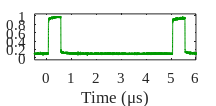

Write MATLAB code to recreate this figure.
clear all;
close all;
set(0,'DefaultTextFontname', 'Times New Roman')
set(0,'DefaultTextFontSize', 11)
% set(gcf, 'PaperSize', [8.5 6]); %size in cm

% load('results.mat')
% [frequ ampl] = textread(['ttl8ttlovercq1_TWGMRmd138666_TLasmd2460Uatto2dV0.00666UtisalamV6666.dat'],'%f %f', 'delimiter', ',');
set(gcf,'WindowStyle','docked')

exp_pulse = load('ttl8ttlovercq1_TWGMRmd138666_TLasmd2460Uatto2dV0.00666UtisalamV6666.mat');

time_s = exp_pulse.results.X1;
time_mus = time_s.*10^6 + .5;
frequ_MHz = exp_pulse.results.x1MHz;
pulse_greenDet_V = exp_pulse.results.Y2;

%EVALUATION
frequ_MHz = frequ_MHz - 0;
% stretch = 7.8/6.9;
stretch = 1;
frequ_MHz = stretch.*frequ_MHz;

clf
% set(gcf,'WindowStyle','docked')
hold on
    plot(time_mus,pulse_greenDet_V / max(pulse_greenDet_V),'Color',[0 .604 0],'MarkerSize',8,'LineWidth',.8)
hold off

% title('file: ttl8ttlovercq1_TWGMRmd138666_TLasmd2460Uatto2dV0.00666UtisalamV6666.mat','FontSize',6,'FontName','Times New Roman')

xlabel('Time (\mus)','FontSize',11,'FontName','Times New Roman')
% xlabel('Frequency (GHz)','FontSize',10,'FontName','Times New Roman')
% ylabel('Pump power (norm.)','FontSize',11,'FontName','Times New Roman')
% leg = legend('150 MHz Det',1, 'FontName' ,'Times New Roman','FontSize',8)
% set(leg,'box','off');
%,'Xcolor',[1 1 1],'Ycolor',[1 1 1]
box on
grid off
xlim([-0.5,6])
ylim([-0.05,1.05])
% set(leg,'FontSize',11,'FontName','Times New Roman')
set(gca,'FontSize',11,'FontName','Times New Roman')

%Export figure
set(gcf,'PaperUnits','Centimeter')
%set(gcf, 'PaperSize', [6 7]); %Keep the same paper size
%set(gcf, 'PaperPosition', [0 0.1 5.5 6.5]); %left up width heigt Position the plot further to the left and down. Extend the plot to fill entire paper.
set(gcf, 'PaperSize', [6 3.5]); %Keep the same paper size
set(gcf, 'PaperPosition', [0 0.1 5.5 2.7]); %left up width heigt Position the plot further to the left and down. Extend the plot to fill entire paper.

% saveas(gcf,['pump_mode.png'],'png')
savedata = ([time_mus,pulse_greenDet_V]);
dlmwrite(['fast_pulses.dat'],savedata, 'delimiter','\t' ,'newline' , 'pc' )
saveas(gcf,['green_pump_pulse_crit_V1.pdf'],'pdf')
